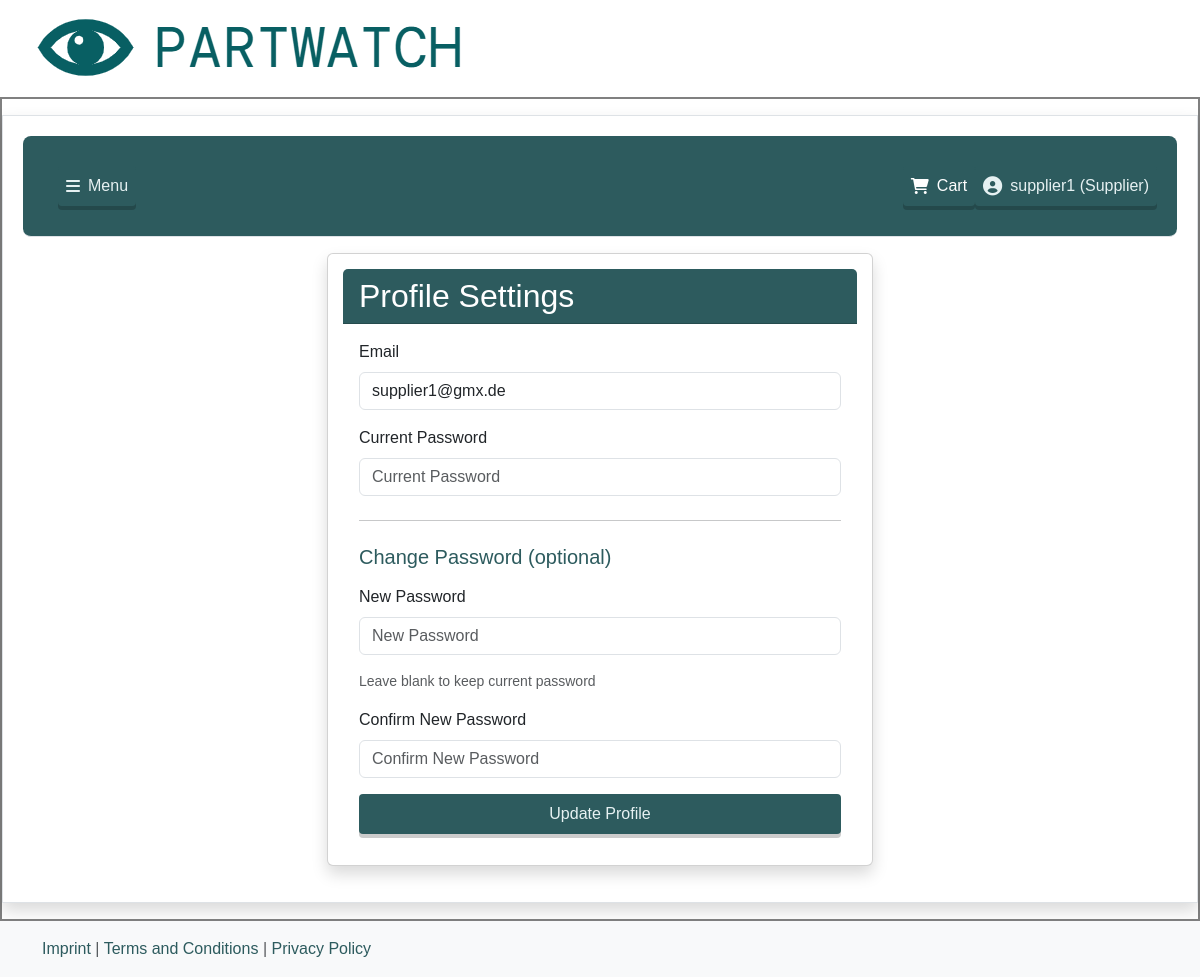
Screenshot of /profile (signed in) with the database file from the repository.
### models.py (models this page shows)
class User(db.Model, UserMixin):
    id = db.Column(db.Integer, primary_key=True)
    username = db.Column(db.String(150), unique=True, nullable=False)
    email = db.Column(db.String(150), unique=True, nullable=False)
    password = db.Column(db.String(200), nullable=False)
    role = db.Column(db.String(50), nullable=False)

### app.py (the view, shortened to what this page needs)
@app.route('/profile', methods=['GET', 'POST'])
@login_required
def profile():
    form = ProfileForm()
    form.email.data = current_user.email
    return render_template('profile.html', form=form)

### forms.py
class ProfileForm(FlaskForm):
    email = StringField('Email', validators=[
        DataRequired(),
        Email()
    ])
    current_password = PasswordField('Current Password', validators=[
        DataRequired()
    ])
    new_password = PasswordField('New Password', validators=[
        Length(min=6, message="Password must be at least 6 characters long"),
    ])
    confirm_password = PasswordField('Confirm New Password', validators=[
        EqualTo('new_password', message='Passwords must match')
    ])
    submit = SubmitField('Update Profile')

### app.py (called while the page is built)
@login_manager.user_loader
def load_user(user_id):
    return User.query.get(int(user_id))

### templates/profile.html (shortened to what this page needs)
{% extends "base.html" %}
{% from 'bootstrap5/form.html' import render_form, render_field %}
{% block CONTENT %}
<div class="row justify-content-center">
    <div class="col-md-8 col-lg-6">
        <div class="card shadow">
            <div class="card-header" style="background: #2d5b5e; color: white;">
                <h2 class="mb-0">Profile Settings</h2>
            </div>
            <div class="card-body">
                <form method="POST" action="{{ url_for('profile') }}">
                    <div class="mb-3">
                        {{ render_field(form.email,
                            class="form-control",
                            placeholder="Email"
                        ) }}
                    </div>
                    <div class="mb-3">
                        {{ render_field(form.current_password,
                            class="form-control",
                            placeholder="Current Password"
                        ) }}
                    </div>
                    <hr class="my-4">
                    <h5 class="mb-3" style="color: #2d5b5e;">Change Password (optional)</h5>
                    <div class="mb-3">
                        {{ render_field(form.new_password,
                            class="form-control",
                            placeholder="New Password"
                        ) }}
                        <div class="form-text">Leave blank to keep current password</div>
                    </div>
                    <div class="mb-3">
                        {{ render_field(form.confirm_password,
                            class="form-control",
                            placeholder="Confirm New Password"
                        ) }}
                    </div>
                    <div class="d-grid gap-2">
                        {{ form.submit(class="custom-button", style="background-color: #2d5b5e; border-color: #2d5b5e;") }}
                    </div>
                </form>
            </div>
        </div>
    </div>
</div>
{% endblock %}

### templates/base.html (shortened to what this page needs)
<!doctype html>
<html lang="en">
<head>
    {{ bootstrap.load_css() }}
    <link rel="stylesheet" href="{{ url_for('static', filename='css/style.css') }}">
    <link rel="stylesheet" href="https://cdnjs.cloudflare.com/ajax/libs/font-awesome/6.0.0-beta3/css/all.min.css">
</head>
<body>
    <header>
        <a href="{{ url_for('index') }}">
            <img src="{{ url_for('static', filename='images/logo.png') }}" alt="Logo" class="logo">
        </a>
    </header>
    <div class="main-container">
        <div class="container-fluid border shadow pb-3 my-3">
            <nav class="navbar navbar-expand-xl border-bottom mb-3" style="background: #2d5b5e; border-radius: 8px;">
                <div class="container-fluid px-0">
                    <div class="collapse navbar-collapse" id="navbarSupportedContent">
                        <ul class="navbar-nav w-100">
                            {% if current_user.is_authenticated %}
                                <li class="nav-item dropdown">
                                    <a class="nav-link custom-button" id="hoverDropdown">
                                        <i class="fas fa-bars"></i>
                                        <span>Menu</span>
                                    </a>
                                </li>
                                <li class="nav-item ms-auto">
                                    <a class="nav-link custom-button" href="{{ url_for('cart') }}">
                                        <i class="fas fa-shopping-cart cart-icon"></i>
                                        <span class="cart-text">Cart</span>
                                    </a>
                                </li>
                                <li class="nav-item">
                                    <a class="nav-link custom-button profile-link" href="{{ url_for('profile') }}">
                                        <i class="fas fa-user-circle user-icon"></i>
                                        <span>{{ current_user.username }} ({{ current_user.role | capitalize }})</span>
                                    </a>
                                </li>
                            {% else %}
                                <li class="nav-item">
                                    <a class="nav-link custom-button fs-4 fw-bold text-light py-2 px-3" href="{{ url_for('login') }}">
                                        <i class="fas fa-sign-in-alt"></i> Login
                                    </a>
                                </li>
                            {% endif %}
                        </ul>
                    </div>
                </div>
            </nav>
            <main>
                <div class="container">
                {% block CONTENT %}{% endblock %}
                </div>
            </main>
        </div>
    </div>
    <footer class="footer mt-auto py-3 bg-light">
        <div class="container">
            <span class="text-muted">
                <a href="{{ url_for('imprint') }}">Imprint</a> |
                <a href="{{ url_for('terms') }}">Terms and Conditions</a> |
                <a href="{{ url_for('privacy') }}">Privacy Policy</a>
            </span>
        </div>
    </footer>
</body>
</html>

### static/css/style.css (style rules this page uses)
:root { --primary-color: #2d5b5e; --primary-light: #597f82; --text-light: #e6f1f2; --border-color: #808080; --blue-color: #1e90ff; --blue-light: #63b8ff; --spacing-sm: 8px; --spacing-md: 12px; --spacing-lg: 16px; --border-radius: 4px; --transition-default: all 0.3s ease; }
body { font-family: sans-serif; margin: 0; padding: 0; box-sizing: border-box; }
.container-fluid { padding: 20px; }
.main-container { border: 2px solid var(--border-color); padding: 0; }
.navbar { margin-bottom: 20px; padding: 10px 20px; }
.card { margin-bottom: 20px; padding: 15px; }
.footer { margin-top: 40px; padding: 20px; }
a { color: var(--primary-color); text-decoration: none; }
.custom-button, .btn-blue, .btn-primary, .btn-yellow, .btn-red { padding: var(--spacing-sm) var(--spacing-md); border-radius: var(--border-radius); transition: var(--transition-default); display: inline-flex; align-items: center; gap: var(--spacing-sm); position: relative; border: none; box-shadow: 0 4px 0px rgba(0, 0, 0, 0.2); }
.custom-button, .btn-primary { background-color: var(--primary-color); color: var(--text-light) !important; box-shadow: 0 4px 0px rgba(0, 0, 0, 0.2); transition: transform 0.2s ease, box-shadow 0.2s ease; }
.nav-item.dropdown { position: relative; display: inline-block; margin-right: auto; margin-left: 15px; }
.nav-item.dropdown > a:after { content: ''; position: absolute; bottom: -10px; left: 0; width: 100%; height: 10px; }
.profile-link { color: var(--text-light) !important; padding: var(--spacing-sm) var(--spacing-md); border-radius: var(--border-radius); transition: var(--transition-default); display: inline-flex; align-items: center; gap: var(--spacing-sm); position: relative; }
.profile-link::after { content: ''; position: absolute; bottom: 2px; left: 30px; right: var(--spacing-md); height: 1px; background-color: var(--text-light); transform: scaleX(0); transition: transform 0.3s ease; }
.profile-link .user-icon { font-size: 1.2em; transition: transform 0.3s ease; }
.cart-icon, .cart-text { color: white; }

### rows the page displays
User: username "supplier1", role "Supplier", email "supplier1@gmx.de"
